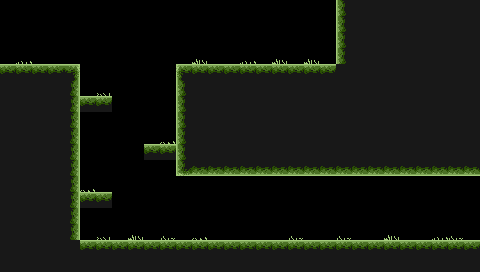

This is a level from a 2D game, rendered from its Tiled map with the project's own tilesets. A one-line summary and the complete map file follow:
An orthogonal 30x17 tile map with 16x16 px tiles, 2 tile layers (collision, details) and 10 objects (2x projectile, playerSpawn, door, key, onTouch, ...).

<map version="1.0" tiledversion="1.0.3" orientation="orthogonal" renderorder="right-down" width="30" height="17" tilewidth="16" tileheight="16" nextobjectid="58">
 <properties>
  <property name="collisionLayer" value="collision" />
  <property name="defaultLayers" value="collision, details" />
  <property name="destinyId" type="int" value="6" />
 </properties>
 <tileset firstgid="1" name="tileset" tilewidth="16" tileheight="16" tilecount="28" columns="7">
  <image source="tileset.png" width="112" height="64" />
 </tileset>
 <layer name="collision" width="30" height="17">
  <data encoding="csv">
0,0,0,0,0,0,0,0,0,0,0,0,0,0,0,0,0,0,0,0,0,15,16,16,16,16,16,16,16,16,
0,0,0,0,0,0,0,0,0,0,0,0,0,0,0,0,0,0,0,0,0,15,16,16,16,16,16,16,16,16,
0,0,0,0,0,0,0,0,0,0,0,0,0,0,0,0,0,0,0,0,0,15,16,16,16,16,16,16,16,16,
0,0,0,0,0,0,0,0,0,0,0,0,0,0,0,0,0,0,0,0,0,15,16,16,16,16,16,16,16,16,
9,9,9,9,10,0,0,0,0,0,0,8,9,9,9,9,9,9,9,9,9,16,16,16,16,16,16,16,16,16,
16,16,16,16,17,0,0,0,0,0,0,15,16,16,16,16,16,16,16,16,16,16,16,16,16,16,16,16,16,16,
16,16,16,16,17,9,9,0,0,0,0,15,16,16,16,16,16,16,16,16,16,16,16,16,16,16,16,16,16,16,
16,16,16,16,17,0,0,0,0,0,0,15,16,16,16,16,16,16,16,16,16,16,16,16,16,16,16,16,16,16,
16,16,16,16,17,0,0,0,0,0,0,15,16,16,16,16,16,16,16,16,16,16,16,16,16,16,16,16,16,16,
16,16,16,16,17,0,0,0,0,9,9,15,16,16,16,16,16,16,16,16,16,16,16,16,16,16,16,16,16,16,
16,16,16,16,17,0,0,0,0,0,0,22,23,23,23,23,23,23,23,23,23,23,23,23,23,23,23,23,23,23,
16,16,16,16,17,0,0,0,0,0,0,0,0,0,0,0,0,0,0,0,0,0,0,0,0,0,0,0,0,0,
16,16,16,16,17,9,9,0,0,0,0,0,0,0,0,0,0,0,0,0,0,0,0,0,0,0,0,0,0,0,
16,16,16,16,17,0,0,0,0,0,0,0,0,0,0,0,0,0,0,0,0,0,0,0,0,0,0,0,0,0,
16,16,16,16,17,0,0,0,0,0,0,0,0,0,0,0,0,0,0,0,0,0,0,0,0,0,0,0,0,0,
16,16,16,16,16,9,9,9,9,9,9,9,9,9,9,9,9,9,9,9,9,9,9,9,9,9,9,9,9,9,
16,16,16,16,16,16,16,16,16,16,16,16,16,16,16,16,16,16,16,16,16,16,16,16,16,16,16,16,16,16
</data>
 </layer>
 <layer name="details" width="30" height="17">
  <data encoding="csv">
0,0,0,0,0,0,0,0,0,0,0,0,0,0,0,0,0,0,0,0,0,0,0,0,0,0,0,0,0,0,
0,0,0,0,0,0,0,0,0,0,0,0,0,0,0,0,0,0,0,0,0,0,0,0,0,0,0,0,0,0,
0,0,0,0,0,0,0,0,0,0,0,0,0,0,0,0,0,0,0,0,0,0,0,0,0,0,0,0,0,0,
0,7,0,0,0,0,0,0,0,0,0,0,3,0,0,7,0,3,0,3,0,0,0,0,0,0,0,0,0,0,
0,0,0,0,0,0,0,0,0,0,0,0,0,0,0,0,0,0,0,0,0,0,0,0,0,0,0,0,0,0,
0,0,0,0,0,0,5,0,0,0,0,0,0,0,0,0,0,0,0,0,0,0,0,0,0,0,0,0,0,0,
0,0,0,0,0,0,0,0,0,0,0,0,0,0,0,0,0,0,0,0,0,0,0,0,0,0,0,0,0,0,
0,0,0,0,0,0,0,0,0,0,0,0,0,0,0,0,0,0,0,0,0,0,0,0,0,0,0,0,0,0,
0,0,0,0,0,0,0,0,0,0,14,0,0,0,0,0,0,0,0,0,0,0,0,0,0,0,0,0,0,0,
0,0,0,0,0,0,0,0,0,0,0,0,0,0,0,0,0,0,0,0,0,0,0,0,0,0,0,0,0,0,
0,0,0,0,0,0,0,0,0,0,0,0,0,0,0,0,0,0,0,0,0,0,0,0,0,0,0,0,0,0,
0,0,0,0,0,14,0,0,0,0,0,0,0,0,0,0,0,0,0,0,0,0,0,0,0,0,0,0,0,0,
0,0,0,0,0,0,0,0,0,0,0,0,0,0,0,0,0,0,0,0,0,0,0,0,0,0,0,0,0,0,
0,0,0,0,0,0,0,0,0,0,0,0,0,0,0,0,0,0,0,0,0,0,0,0,0,0,0,0,0,0,
0,0,0,0,0,0,5,0,3,0,4,0,14,0,0,0,0,0,4,0,0,4,0,0,3,0,0,7,4,0,
0,0,0,0,0,0,0,0,0,0,0,0,0,0,0,0,0,0,0,0,0,0,0,0,0,0,0,0,0,0,
0,0,0,0,0,0,0,0,0,0,0,0,0,0,0,0,0,0,0,0,0,0,0,0,0,0,0,0,0,0
</data>
 </layer>
 <objectgroup name="objects">
  <object id="38" name="playerSpawn" x="24" y="49.5" />
  <object id="49" name="Door" type="door" x="448" y="176" width="32" height="64" />
  <object id="50" name="Key" type="key" x="256" y="50" width="32" height="14" />
 </objectgroup>
 <objectgroup name="transfers">
  <object id="5" name="Transfer" type="onTouch" x="464" y="144" width="4" height="96">
   <properties>
    <property name="destinyId" type="int" value="7" />
    <property name="destinyX" type="int" value="1" />
    <property name="destinyY" type="int" value="3" />
    <property name="direction" value="right" />
   </properties>
  </object>
 </objectgroup>
 <objectgroup name="enemies">
  <object id="46" name="EnemySniper" type="EnemySniper" x="224" y="208" width="32" height="32">
   <properties>
    <property name="path" value="path1" />
    <property name="patrolStartRight" type="bool" value="false" />
   </properties>
  </object>
 </objectgroup>
 <objectgroup name="traps">
  <object id="54" name="Trap" type="projectile" x="342" y="56" width="16" height="16" rotation="180">
   <properties>
    <property name="activator" value="ac1" />
   </properties>
  </object>
  <object id="55" name="Trap" type="projectile" x="342" y="32" width="16" height="16" rotation="180">
   <properties>
    <property name="activator" value="ac1" />
   </properties>
  </object>
  <object id="57" name="ac1" type="activator" x="256" y="48" width="32" height="16" />
 </objectgroup>
 <objectgroup color="#005500" name="bushes">
  <object id="51" name="Bush" x="224" y="208" width="32" height="32" />
 </objectgroup>
 <objectgroup name="paths">
  <object id="44" name="path1" x="112" y="224" width="256" height="2.66667" />
 </objectgroup>
</map>
